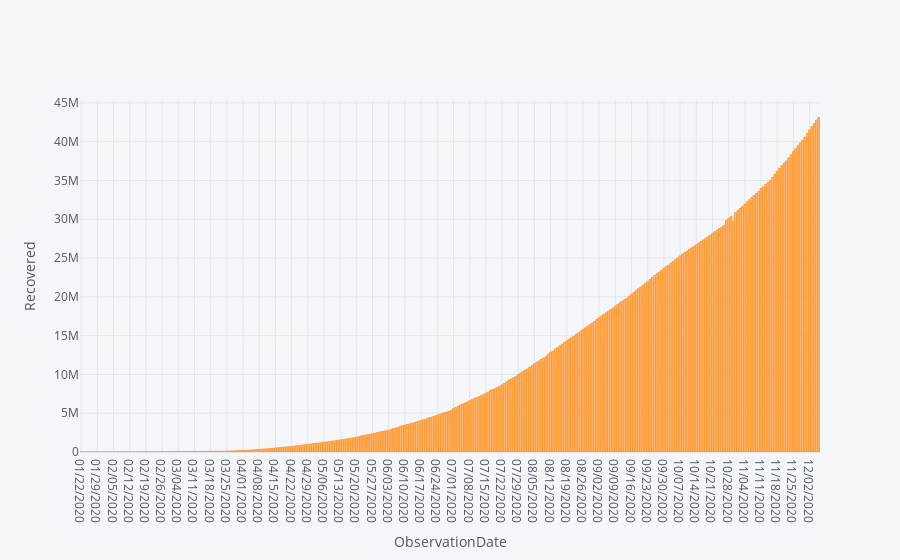

The notebook cell this image was saved under:
### Code cell
recovered.iplot(kind='bar',x='ObservationDate',y='Recovered',xTitle='ObservationDate',yTitle="Recovered")

### Figure 1 — Plotly figure (JSON) as saved in the notebook; plotly's stock layout.template omitted (floating-point values rounded to 4 significant figures; data arrays with more than 128 entries replaced by an {"elided": "..."} marker saying what was removed)
{"data": [{"marker": {"color": "rgba(255, 153, 51, 0.6)", "line": {"color": "rgba(255, 153, 51, 1.0)", "width": 1}}, "name": "Recovered", "orientation": "v", "text": "", "x": {"elided": "320 str values"}, "y": {"elided": "320 int values"}, "type": "bar"}], "layout": {"legend": {"bgcolor": "#F5F6F9", "font": {"color": "#4D5663"}}, "paper_bgcolor": "#F5F6F9", "plot_bgcolor": "#F5F6F9", "title": {"font": {"color": "#4D5663"}}, "xaxis": {"gridcolor": "#E1E5ED", "showgrid": true, "tickfont": {"color": "#4D5663"}, "title": {"font": {"color": "#4D5663"}, "text": "ObservationDate"}, "zerolinecolor": "#E1E5ED"}, "yaxis": {"gridcolor": "#E1E5ED", "showgrid": true, "tickfont": {"color": "#4D5663"}, "title": {"font": {"color": "#4D5663"}, "text": "Recovered"}, "zerolinecolor": "#E1E5ED"}}}
